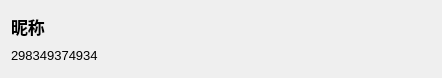
<?xml version="1.0" encoding="UTF-8"?>
<ui version="4.0">
 <class>Form</class>
 <widget class="QWidget" name="Form">
  <property name="geometry">
   <rect>
    <x>0</x>
    <y>0</y>
    <width>442</width>
    <height>78</height>
   </rect>
  </property>
  <property name="windowTitle">
   <string>Form</string>
  </property>
  <property name="styleSheet">
   <string notr="true">background-color:rgb(60,63, 66);
color: #e6e6e6;



QRadioButton,QCheckBox {
        border: none;
        border-radius: 9px;
}
QRadioButton::indicator,QCheckBox::indicator{
    background-color: rgb(42, 45, 66);
    border: 0px solid #b1b1b1;
	width: 18px;
	height: 18px;
	border-radius: 9px;
}

QRadioButton::indicator:checked,QCheckBox::indicator:checked {
    background-color: #ebf905;
    border-color: #ebf905;
}</string>
  </property>
  <layout class="QVBoxLayout" name="verticalLayout" stretch="0,10">
   <item>
    <widget class="QLabel" name="label_nick">
     <property name="sizePolicy">
      <sizepolicy hsizetype="Preferred" vsizetype="Fixed">
       <horstretch>0</horstretch>
       <verstretch>0</verstretch>
      </sizepolicy>
     </property>
     <property name="font">
      <font>
       <pointsize>13</pointsize>
       <weight>75</weight>
       <bold>true</bold>
      </font>
     </property>
     <property name="styleSheet">
      <string notr="true"/>
     </property>
     <property name="text">
      <string>昵称</string>
     </property>
    </widget>
   </item>
   <item>
    <widget class="QLabel" name="label_phone">
     <property name="sizePolicy">
      <sizepolicy hsizetype="Preferred" vsizetype="Fixed">
       <horstretch>0</horstretch>
       <verstretch>0</verstretch>
      </sizepolicy>
     </property>
     <property name="font">
      <font>
       <pointsize>10</pointsize>
      </font>
     </property>
     <property name="text">
      <string>298349374934</string>
     </property>
    </widget>
   </item>
  </layout>
 </widget>
 <resources/>
 <connections/>
</ui>
